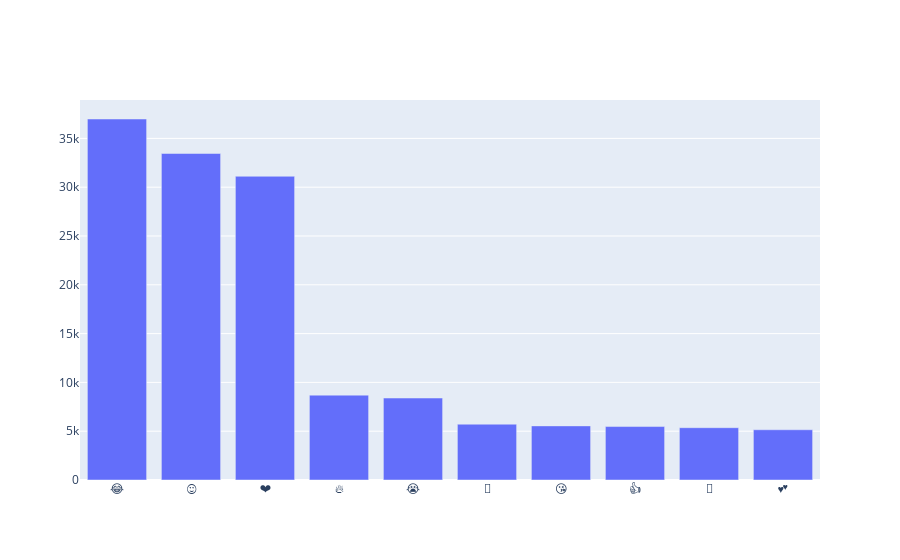

The cell this chart's notebook holds for it:
### Code cell
iplot([trace])

### Figure 1 — Plotly figure (JSON) as saved in the notebook; plotly's stock layout.template omitted (floating-point values rounded to 4 significant figures)
{"data": [{"type": "bar", "x": ["😂", "😍", "❤", "🔥", "😭", "👏", "😘", "👍", "💖", "💕"], "y": [36987, 33453, 31119, 8694, 8398, 5719, 5545, 5476, 5359, 5147]}], "layout": {"autosize": true, "xaxis": {"autorange": true, "range": [-0.5, 9.5], "type": "category"}, "yaxis": {"autorange": true, "range": [0, 38930.0], "type": "linear"}}}
